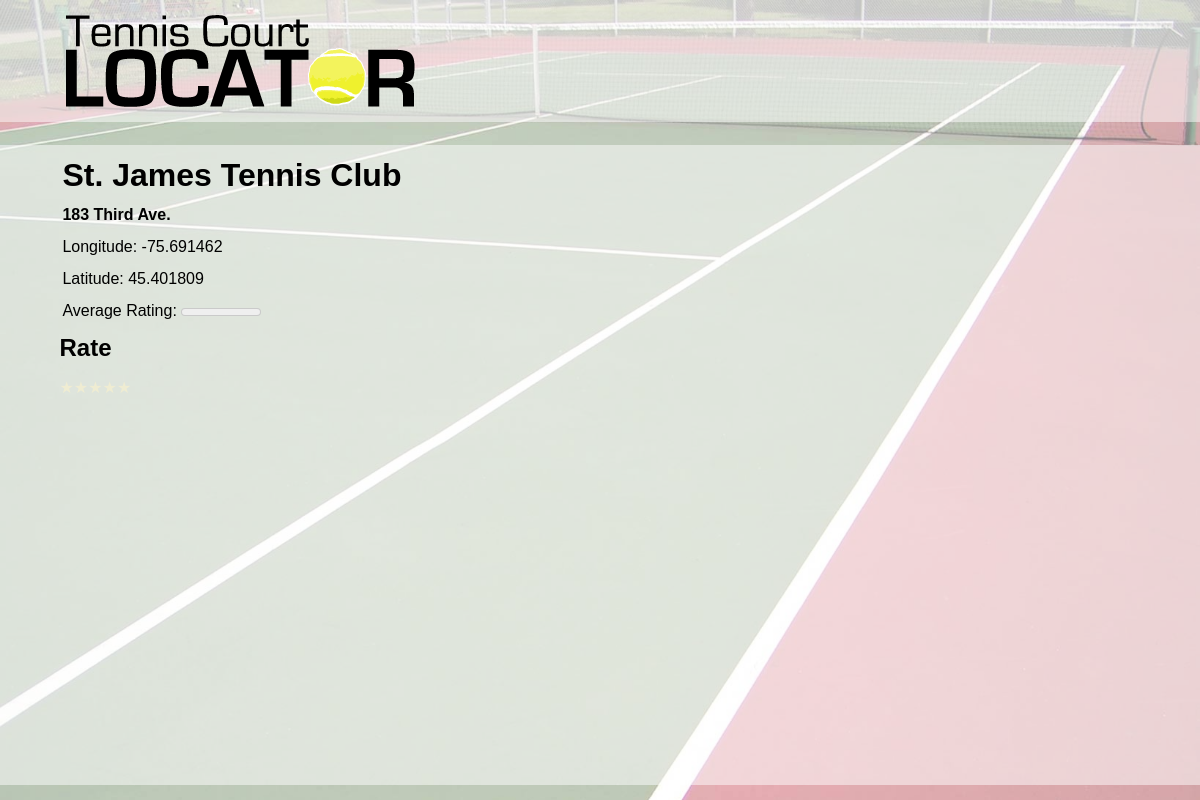
Page /single.php?id=1 on the committed database.
### tables this page shows
CREATE TABLE IF NOT EXISTS `tenniscourtlocator` (
  `id` int(11) NOT NULL AUTO_INCREMENT,
  `name` varchar(100) NOT NULL,
  `longitude` double NOT NULL,
  `latitude` double NOT NULL,
  `street_address` varchar(255) NOT NULL,
  `rate_count` int(11) NOT NULL,
  `rate_total` int(11) NOT NULL,
  `isindoor` tinyint(1) NOT NULL,
  `isoutdoor` tinyint(1) NOT NULL,
  PRIMARY KEY (`id`)
);

### single.php (the view, shortened to what this page needs)
<?php
	$id = filter_input(INPUT_GET, 'id', FILTER_SANITIZE_NUMBER_INT);
	require_once 'includes/db.php';
	$sql = $db->prepare('
		SELECT id, name, longitude, latitude, street_address, rate_count, rate_total
		FROM tenniscourtlocator
		WHERE id = :id
	');
	$sql->bindValue(':id', $id, PDO::PARAM_INT);
	$sql->execute();
	$results = $sql->fetch();
	if ($results['rate_count'] > 0) {
		$rating = round($results['rate_total'] / $results['rate_count']);
	} else {
		$rating = 0;
	}
	$cookie = get_rate_cookie();
	include 'includes/index-top.php';
?>
	<div id="header"><img src="images/tcl-title.png" alt="Tennis Court Locator Logo"></div>
	<div id="court-info">
		<div class="ratings">
			<div class="info">
				<h1><?php echo $results['name']; ?></h1>
				<p class="street"><?php echo $results['street_address']; ?></p>
				<p>Longitude: <?php echo $results['longitude']; ?></p>
				<p>Latitude: <?php echo $results['latitude']; ?></p>
				<p>Average Rating: <meter value="<?php echo $rating; ?>" min="0" max="5"><?php echo $rating; ?> out of 5</meter></p>
			</div>
			<?php if (isset($cookie[$id])) : ?>
			<h2>Your Rating</h2>
			<ol class="tennis-rater tennis-rating">
				<?php for ($i = 1; $i <= 5; $i++) : ?>
					<?php $class = ($i <= $cookie[$id]) ? 'is-rated' : ''; ?>
					<li class="tennis-rater-lvl <?php echo $class; ?>">★</li>
				<?php endfor; ?>
			</ol>
			<?php else : ?>
			<h2>Rate</h2>
			<ol class="tennis-rater tennis-rating">
				<?php for ($i = 1; $i <= 5; $i++) : ?>
				<li class="tennis-rater-lvl"><a href="rate.php?id=<?php echo $results['id']; ?>&rate=<?php echo $i; ?>">★</a></li>
				<?php endfor; ?>
			</ol>
			<?php endif; ?>
		</div>
	</div>
<?php
	include 'includes/index-bottom.php';
?>

### css/public.css (style rules this page uses)
html { margin:0; }
body { margin:0; background:url(../images/tcl-bg.jpg) no-repeat top center; background-size:100%; font: normal 100%/1 Arial, Helvetica, sans-serif; }
#header { width:100%; height:25%; background-color:rgba(255,255,255,0.5); }
#header img { margin: 0 0 0 4.5%; }
#court-info { background-color:rgba(255,255,255,0.5); margin:0; width:100%; height:40em; }
.info { margin:2% 0 0 1.25%; padding:1.25% 0 0 0; }
h1 { margin:0; padding:0; }
.street { font-weight:bold; }
p { margin:1em 0; padding:0; }
.tennis-rater { display: inline-block; margin: 0 0 0 1%; padding: 0; vertical-align: middle; list-style-type: none; line-height: 1; }
.tennis-rater-lvl { float: left; color: #efecd2; }
.tennis-rater-lvl a, .tennis-rater-lvl a:link, .tennis-rater-lvl a:visited { color: #efecd2; text-decoration: none; }
.ratings { margin: 0 0 0 4%; }
h2 { margin:0 0 20px 1%; }

### rows in the picture
tenniscourtlocator: name "St. James Tennis Club", street_address "183 Third Ave.", longitude "-75.691462", latitude "45.401809"
